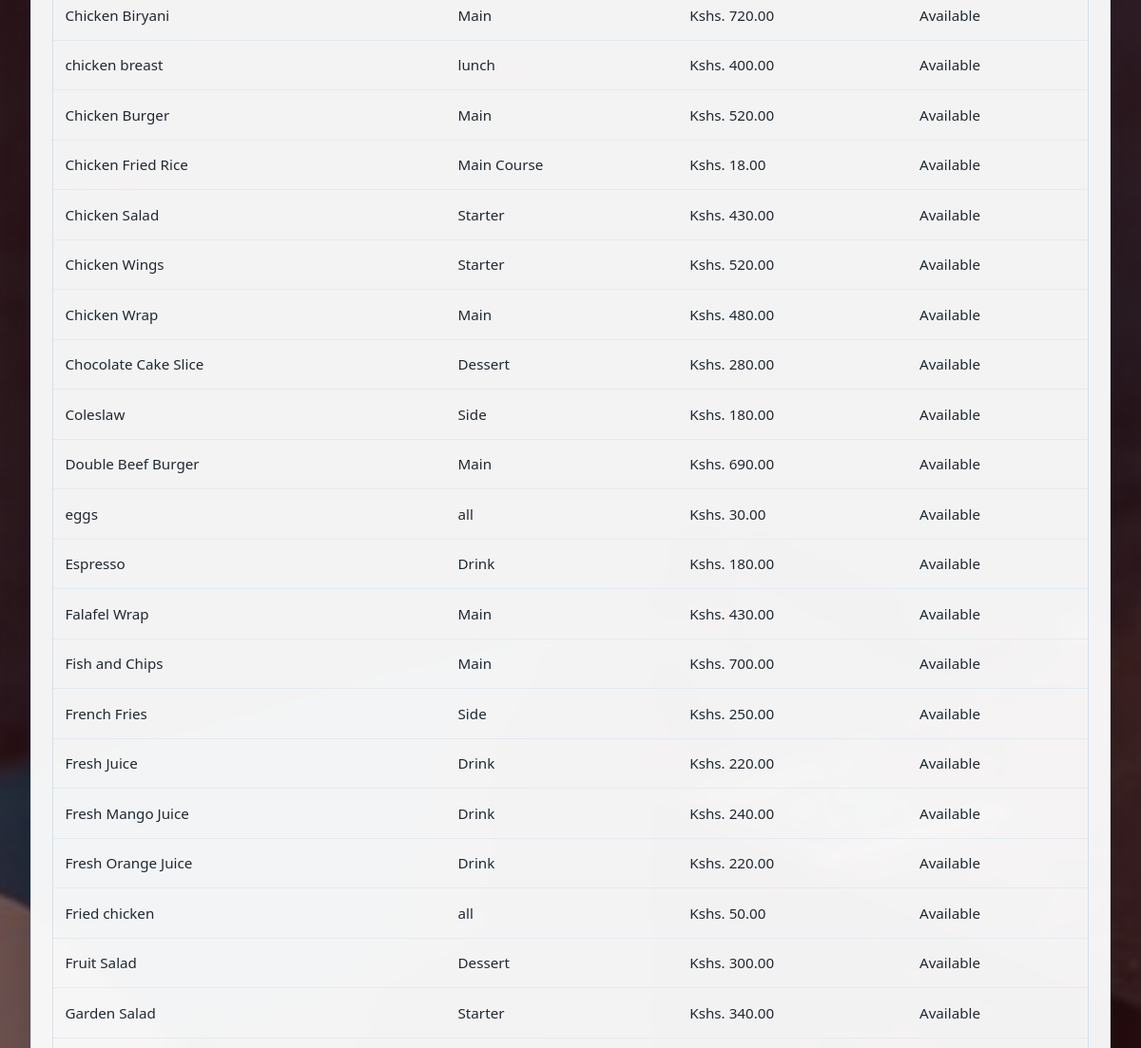
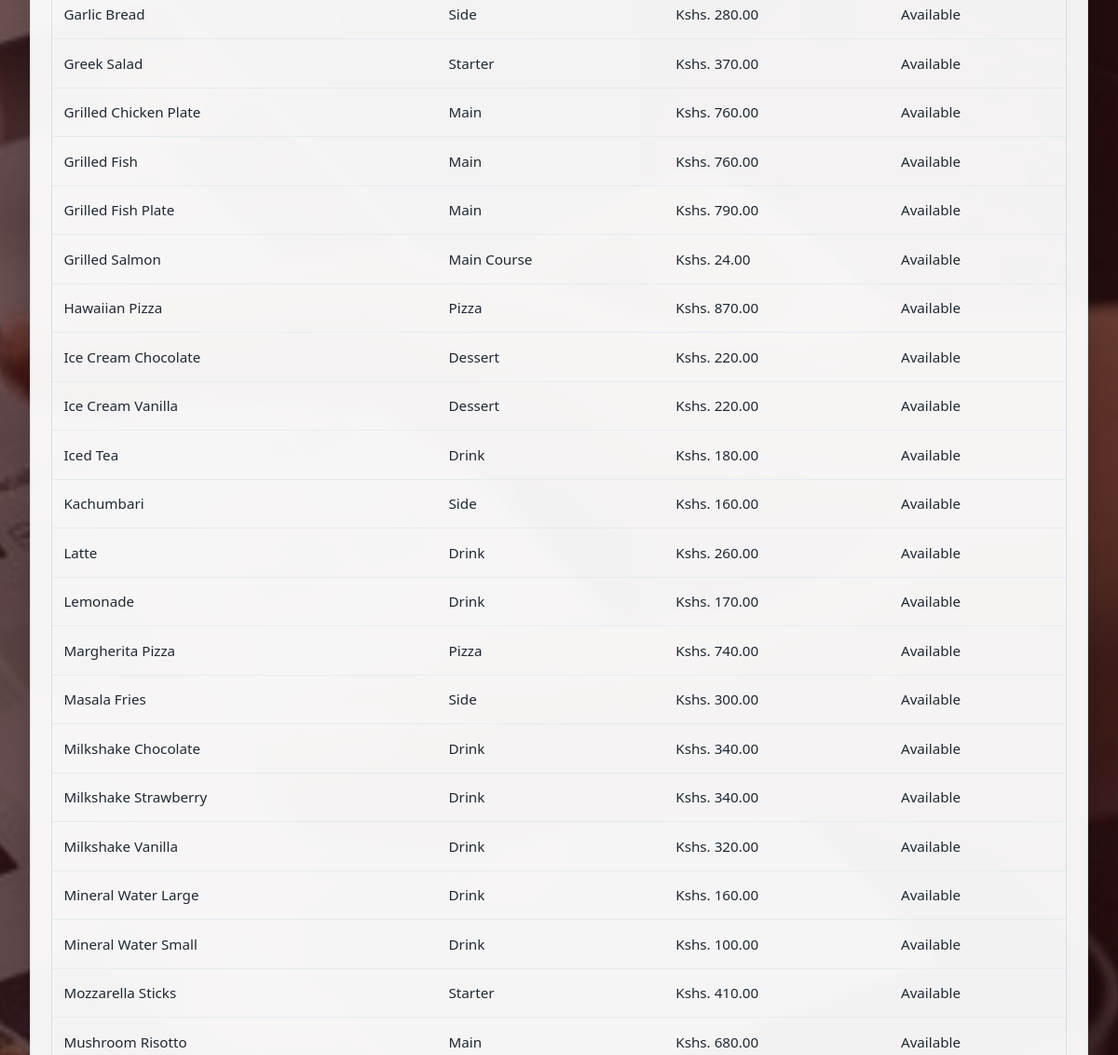
/roles/open_menu.php (signed in, middle part), run on an earlier commit of the app's database (2 pictures, top to bottom).
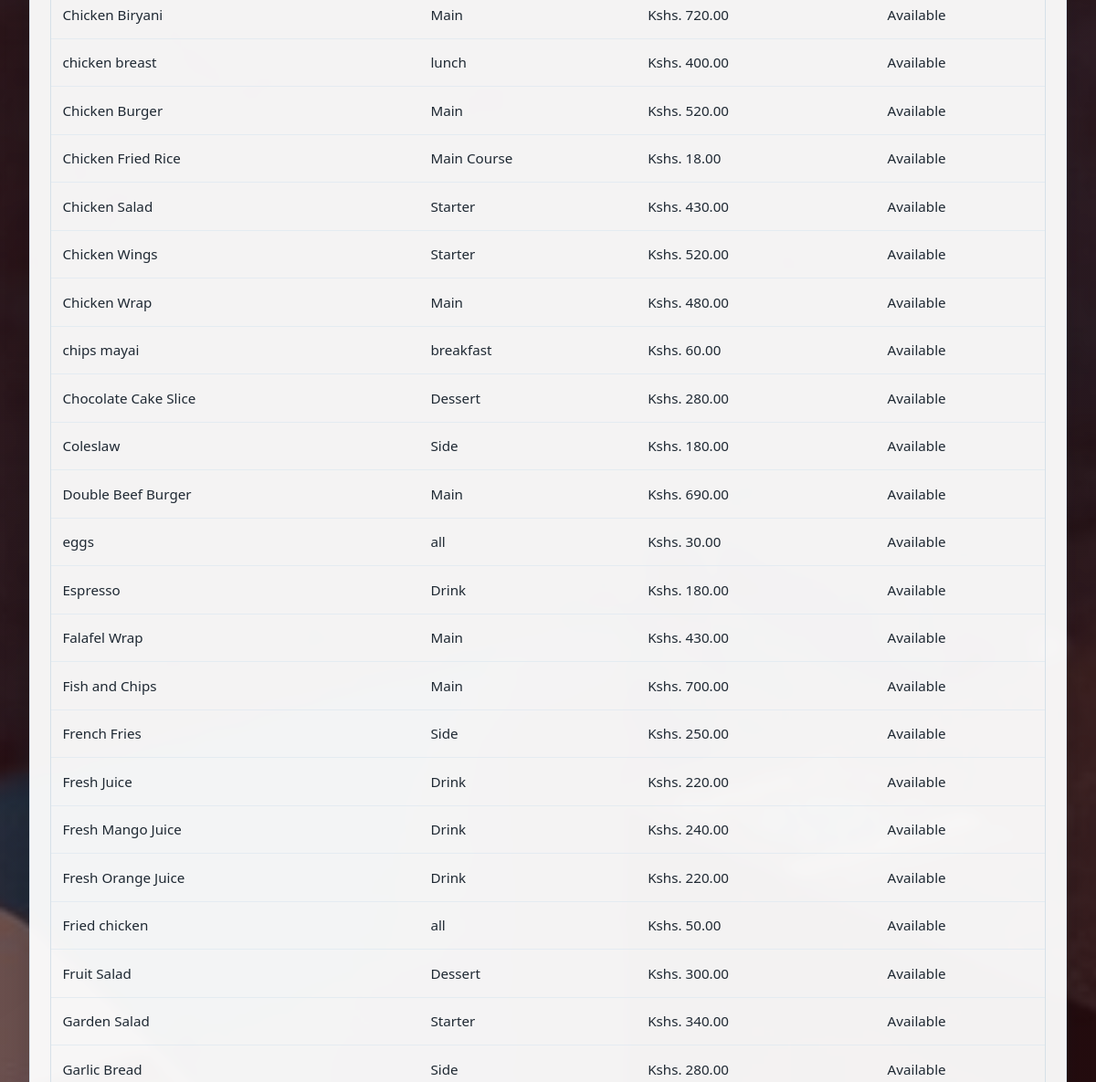
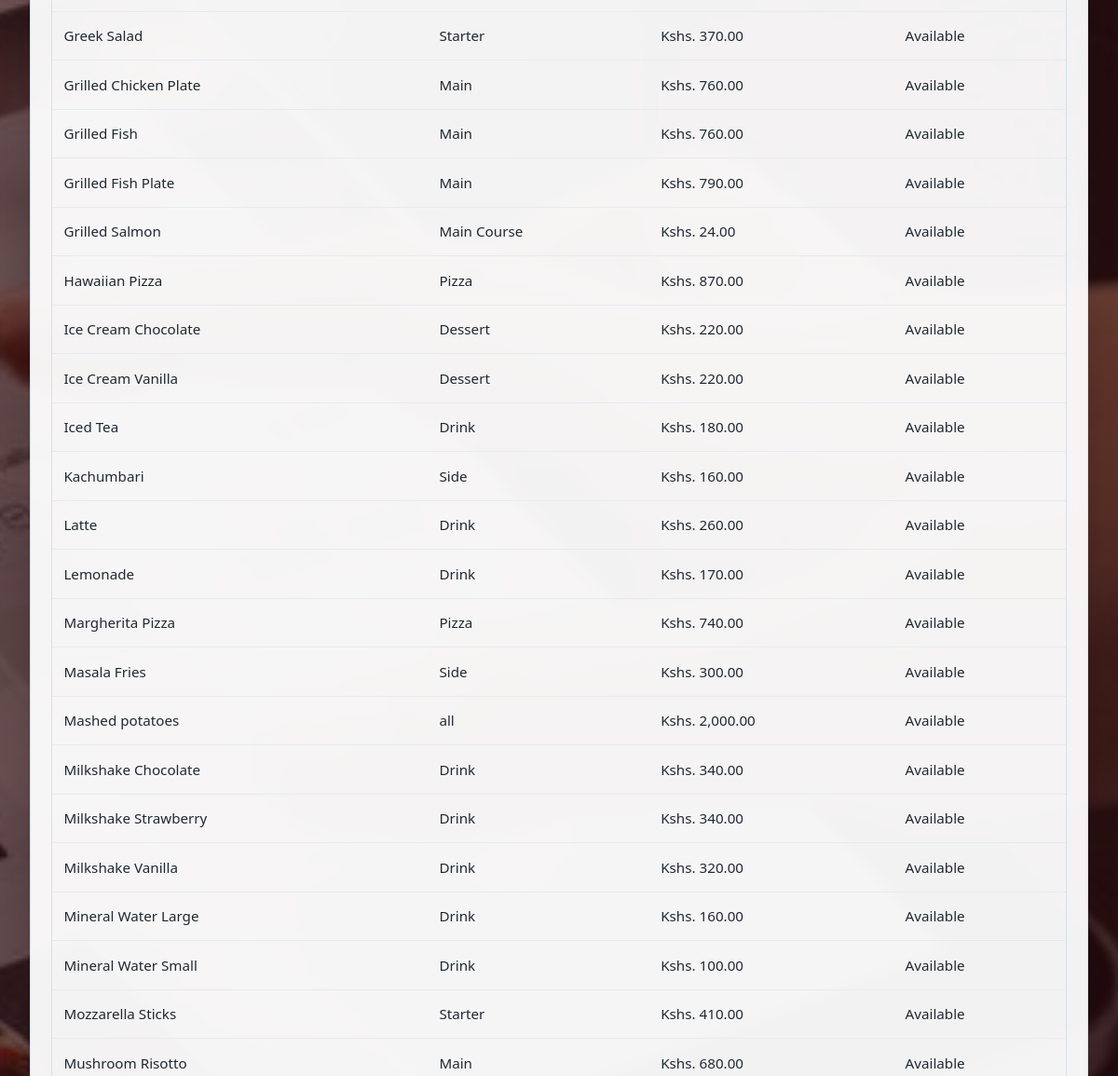
And on a later commit of the database (2 pictures, top to bottom).
### tables this page shows
CREATE TABLE `menu_items` (
  `id` int NOT NULL AUTO_INCREMENT,
  `name` varchar(120) NOT NULL,
  `category` varchar(80) DEFAULT NULL,
  `selling_price` decimal(10,2) NOT NULL,
  `is_available` tinyint(1) DEFAULT '1',
  `created_at` timestamp NULL DEFAULT CURRENT_TIMESTAMP,
  PRIMARY KEY (`id`)
);

### roles/open_menu.php (the view, shortened to what this page needs)
<?php
$conn = new mysqli('localhost', 'root', '1234', 'food_inventory');
$sql = 'SELECT id, name, category, selling_price, is_available FROM menu_items WHERE 1=1';
$sql .= ' ORDER BY is_available DESC, name ASC';
$stmt = $conn->prepare($sql);
if ($stmt) {
    $stmt->execute();
    $menu = $stmt->get_result();
} else {
    $menu = $conn->query('SELECT id, name, category, selling_price, is_available FROM menu_items ORDER BY is_available DESC, name ASC');
}
$role = (string)($_SESSION['role'] ?? 'manager');
$roleClassMap = [
    'waiter' => 'dashboard-waiter',
    'chef' => 'dashboard-chef',
    'manager' => 'dashboard-manager',
    'admin' => 'dashboard-admin'
];
$roleThemeClass = $roleClassMap[$role] ?? 'dashboard-manager';
?>
<!DOCTYPE html>
<html lang="en">
<head>
    <link rel="stylesheet" href="roles_styles.css">
</head>
<body class="dashboard-photo <?php echo htmlspecialchars($roleThemeClass); ?>">
<div class="container">
    <div class="card">
        <div class="table-responsive">
            <table class="data-table">
                <tbody>
                <?php if ($menu && $menu->num_rows > 0): ?>
                    <?php while ($m = $menu->fetch_assoc()): ?>
                        <tr>
                            <td><?php echo htmlspecialchars((string)$m['name']); ?></td>
                            <td><?php echo htmlspecialchars((string)$m['category']); ?></td>
                            <td>Kshs. <?php echo number_format((float)$m['selling_price'], 2); ?></td>
                            <td><?php echo ((int)$m['is_available'] === 1) ? 'Available' : 'Unavailable'; ?></td>
                        </tr>
                    <?php endwhile; ?>
                <?php else: ?>
                    <tr>
                        <td colspan="4">No menu items found.</td>
                    </tr>
                <?php endif; ?>
                </tbody>
            </table>
        </div>
    </div>
</div>
</body>
</html>

What changed in the data, as far as the page shows it:
added menu_items: name "chips mayai", category "breakfast", selling_price "60.00", is_available "Available"
added menu_items: name "Mashed potatoes", category "all", selling_price "2,000.00", is_available "Available"
